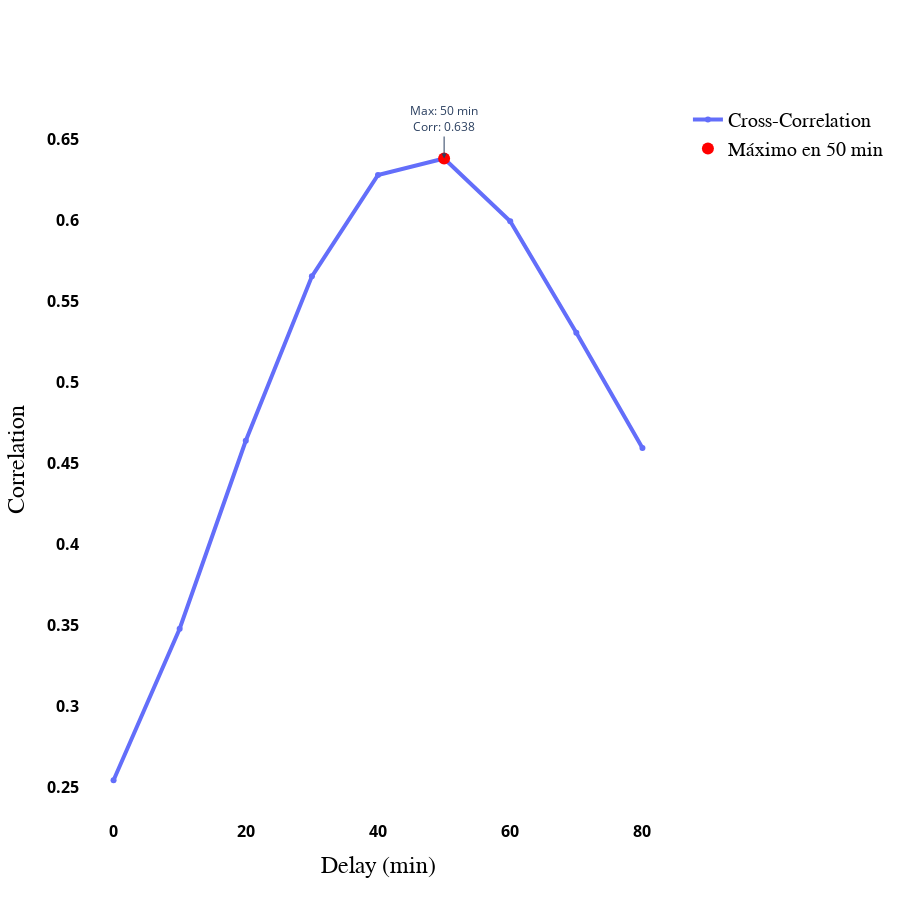

The notebook cell saved with this chart:
### Markdown cell above
# 4. Mutual information

### Code cell
# Calcular la correlación cruzada
x = merged_std['nivel_std'].values
y = merged_std['sil_std'].values

corr = correlate(x, y, mode='full')
lags = np.arange(-len(x) + 1, len(x))

# Normalización
norm_factor = np.array([len(x) - abs(lag) for lag in lags])
corr_norm = corr / norm_factor

# Definir el rango de lags en minutos
lags_minutes = lags * 10

# Filtrar los lags entre los valores de retardo deseados
MIN_DELAY_MINUTES = 0  
MAX_DELAY_MINUTES = 80 

mask = (lags_minutes >= MIN_DELAY_MINUTES) & (lags_minutes <= MAX_DELAY_MINUTES)
lags_minutes_filtered = lags_minutes[mask]
corr_norm_filtered = corr_norm[mask]

# Encontrar el índice de la máxima correlación
best_idx = np.argmax(np.abs(corr_norm_filtered))
best_lag_minutes = lags_minutes_filtered[best_idx]
best_corr = corr_norm_filtered[best_idx]

# Crear la figura
fig = go.Figure()

# Agregar la serie de correlación cruzada
fig.add_trace(go.Scatter(
    x=lags_minutes_filtered,
    y=corr_norm_filtered,
    mode='lines+markers',
    name='Cross-Correlation',
    line=dict(width=4)  # Engrosar la línea
))

# Agregar el punto máximo de la correlación
fig.add_trace(go.Scatter(
    x=[best_lag_minutes],
    y=[best_corr],
    mode='markers',
    marker=dict(color='red', size=12),
    name=f'Máximo en {best_lag_minutes} min',
    text=[f"{best_lag_minutes} min\n{best_corr:.3f}"],
    
    
))

# Anotación para el valor máximo
fig.add_annotation(
    x=best_lag_minutes,
    y=best_corr,
    text=f"Max: {best_lag_minutes} min<br>Corr: {best_corr:.3f}",
    showarrow=True,
    arrowhead=2,
    ax=0,
    ay=-40,
    bgcolor="white"
)

# Actualizar el layout
fig.update_layout(
    xaxis_title="Delay (min)",
    yaxis_title="Correlation",
    plot_bgcolor='white',
    paper_bgcolor='white',
    autosize=False,
    width=900,  
    height=900,
    legend=dict(
        font=dict(
            family="Arial Black",  
            size=20,              
            color="black"
        )
    ),
    xaxis=dict(
        title_font=dict(size=24, family="Arial Black", color="black"),  
        tickfont=dict(size=16, color="black",weight="bold")  
    ),
    yaxis=dict(
        title_font=dict(size=24, family="Arial Black", color="black"),  
        tickfont=dict(size=16, color="black",weight="bold")  
    )
)


fig.show()

### Figure 1 — Plotly figure (JSON) as saved in the notebook; plotly's stock layout.template omitted (floating-point values rounded to 4 significant figures)
{"data": [{"line": {"width": 4}, "mode": "lines+markers", "name": "Cross-Correlation", "type": "scatter", "x": [0, 10, 20, 30, 40, 50, 60, 70, 80], "y": [0.2545, 0.3481, 0.4641, 0.5657, 0.6283, 0.6384, 0.5997, 0.5308, 0.4596]}, {"marker": {"color": "red", "size": 12}, "mode": "markers", "name": "Máximo en 50 min", "text": ["50 min\n0.638"], "type": "scatter", "x": [50], "y": [0.6384]}], "layout": {"annotations": [{"arrowhead": 2, "ax": 0, "ay": -40, "bgcolor": "white", "showarrow": true, "text": "Max: 50 min<br>Corr: 0.638", "x": 50, "y": 0.6384}], "autosize": false, "height": 900, "legend": {"font": {"color": "black", "family": "Arial Black", "size": 20}}, "paper_bgcolor": "white", "plot_bgcolor": "white", "width": 900, "xaxis": {"autorange": true, "range": [-5.131, 85.13], "tickfont": {"color": "black", "size": 16, "weight": "bold"}, "title": {"font": {"color": "black", "family": "Arial Black", "size": 24}, "text": "Delay (min)"}, "type": "linear"}, "yaxis": {"autorange": true, "range": [0.23, 0.6736], "tickfont": {"color": "black", "size": 16, "weight": "bold"}, "title": {"font": {"color": "black", "family": "Arial Black", "size": 24}, "text": "Correlation"}, "type": "linear"}}}
